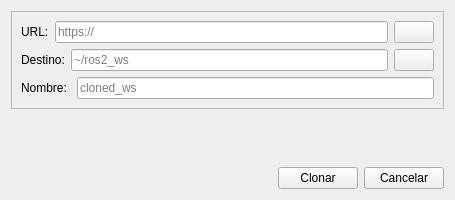
<?xml version="1.0" encoding="UTF-8"?>
<ui version="4.0">
 <class>Widget</class>
 <widget class="QWidget" name="Widget">
  <property name="geometry">
   <rect>
    <x>0</x>
    <y>0</y>
    <width>455</width>
    <height>200</height>
   </rect>
  </property>
  <property name="minimumSize">
   <size>
    <width>455</width>
    <height>200</height>
   </size>
  </property>
  <property name="windowTitle">
   <string>RQTLL IDE / Clonar repositorio</string>
  </property>
  <layout class="QVBoxLayout" name="verticalLayout">
   <item>
    <widget class="QScrollArea" name="scrollArea">
     <property name="sizePolicy">
      <sizepolicy hsizetype="Expanding" vsizetype="Minimum">
       <horstretch>0</horstretch>
       <verstretch>0</verstretch>
      </sizepolicy>
     </property>
     <property name="widgetResizable">
      <bool>true</bool>
     </property>
     <widget class="QWidget" name="scrollAreaWidgetContents">
      <property name="geometry">
       <rect>
        <x>0</x>
        <y>0</y>
        <width>435</width>
        <height>107</height>
       </rect>
      </property>
      <layout class="QVBoxLayout" name="verticalLayout_2">
       <item>
        <layout class="QHBoxLayout" name="horizontalLayout_4">
         <item>
          <widget class="QLabel" name="LABELUri">
           <property name="text">
            <string>URL:</string>
           </property>
          </widget>
         </item>
         <item>
          <widget class="QLineEdit" name="EDITUri">
           <property name="sizePolicy">
            <sizepolicy hsizetype="MinimumExpanding" vsizetype="Fixed">
             <horstretch>0</horstretch>
             <verstretch>0</verstretch>
            </sizepolicy>
           </property>
           <property name="placeholderText">
            <string>https://</string>
           </property>
          </widget>
         </item>
         <item>
          <widget class="QPushButton" name="BTNUri">
           <property name="icon">
            <iconset>
             <normaloff>icons/browser.svg</normaloff>icons/browser.svg</iconset>
           </property>
          </widget>
         </item>
        </layout>
       </item>
       <item>
        <layout class="QHBoxLayout" name="horizontalLayout_5">
         <item>
          <widget class="QLabel" name="LABELDir">
           <property name="text">
            <string>Destino:</string>
           </property>
          </widget>
         </item>
         <item>
          <widget class="QLineEdit" name="EDITDir">
           <property name="sizePolicy">
            <sizepolicy hsizetype="MinimumExpanding" vsizetype="Fixed">
             <horstretch>0</horstretch>
             <verstretch>0</verstretch>
            </sizepolicy>
           </property>
           <property name="placeholderText">
            <string>~/ros2_ws</string>
           </property>
          </widget>
         </item>
         <item>
          <widget class="QPushButton" name="BTNDir">
           <property name="icon">
            <iconset theme="QIcon::ThemeIcon::FolderOpen"/>
           </property>
          </widget>
         </item>
        </layout>
       </item>
       <item>
        <layout class="QHBoxLayout" name="horizontalLayout_6">
         <item>
          <widget class="QLabel" name="LABELName">
           <property name="text">
            <string>Nombre: </string>
           </property>
          </widget>
         </item>
         <item>
          <widget class="QLineEdit" name="EDITName">
           <property name="sizePolicy">
            <sizepolicy hsizetype="MinimumExpanding" vsizetype="Fixed">
             <horstretch>0</horstretch>
             <verstretch>0</verstretch>
            </sizepolicy>
           </property>
           <property name="placeholderText">
            <string>cloned_ws</string>
           </property>
          </widget>
         </item>
        </layout>
       </item>
      </layout>
     </widget>
    </widget>
   </item>
   <item>
    <spacer name="verticalSpacer">
     <property name="orientation">
      <enum>Qt::Orientation::Vertical</enum>
     </property>
     <property name="sizeHint" stdset="0">
      <size>
       <width>20</width>
       <height>40</height>
      </size>
     </property>
    </spacer>
   </item>
   <item>
    <layout class="QHBoxLayout" name="horizontalLayout">
     <item>
      <spacer name="horizontalSpacer">
       <property name="orientation">
        <enum>Qt::Orientation::Horizontal</enum>
       </property>
       <property name="sizeHint" stdset="0">
        <size>
         <width>40</width>
         <height>20</height>
        </size>
       </property>
      </spacer>
     </item>
     <item>
      <widget class="QPushButton" name="BTNClone">
       <property name="text">
        <string>Clonar</string>
       </property>
      </widget>
     </item>
     <item>
      <widget class="QPushButton" name="BTNCancell">
       <property name="text">
        <string>Cancelar</string>
       </property>
      </widget>
     </item>
    </layout>
   </item>
  </layout>
 </widget>
 <resources/>
 <connections/>
</ui>
